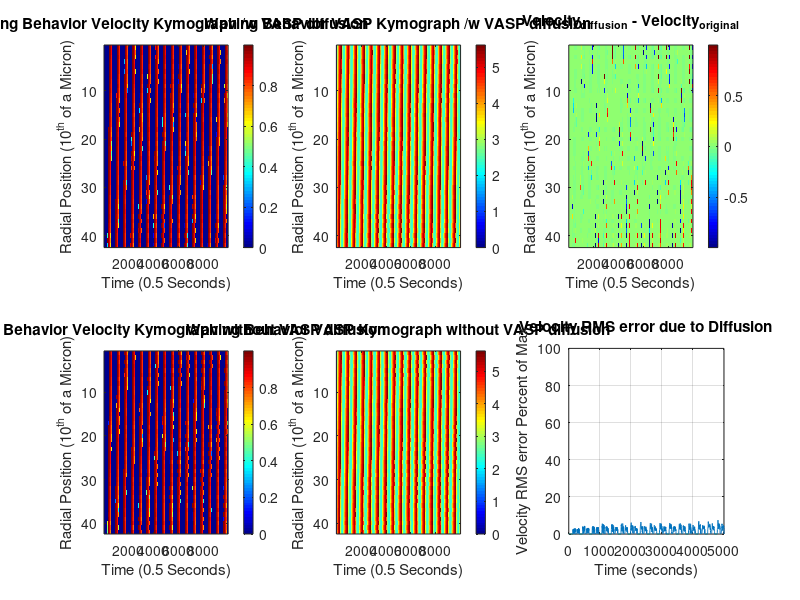

This figure's MATLAB source:
%% BENG 227 MIDTERM PROJECT Evan Masutani
%% HOUSEKEEPING
clear all;
close all;
clc;
%% SIMULATION RUN PARAMETERS
% step sizes
dr = 1;
% Declare an isotropic spacer, dx
dx = dr;
dt = 0.1;
% limits; small size for replicating figures
R_dim = 40; %microns
T_dim = 500;
% N, +2 denotes phantom points to help with Neumann B.C.'s
N_r = round(R_dim / dr) + 2;
N_t = round(T_dim / dt);
tvec = 1:1:N_t;
%% CONSTANTS
R = 0.14;
delta = 0.8;
epsilon = 0.1;
K = 1;
eta_B = 1;
% eta_M and eta_A not clearly labeled
eta_M = 1;
eta_A = 1;
E = 0.1;
B0_c = 4;
theta = 0.2;
noise = 0.01;
% Additional diffusion term for VASP; define based on epsilon2 =
% D_A/cell_l^2/gamma
% VASP estimated diffusivity
D_A = 0.02; %um/sec
cell_l = 40; %um
gamma = 1; % sec
% Non-dimensionalized lateral diffusivity
epsilon2 = D_A / cell_l^2 / gamma * 2;
%% INITIAL CONDITIONS; refer to icy.m for usage
BMaxODE = 8.80342361002194;
BMinODE = 2.46024797933793;
AMaxODE = 5.79255834170108;
AMinODE = 2.26789894792708;
MMaxODE = 2.69213920749395;
MMinODE = 0.677418361848779;
B = noise * rand(N_r,N_t);
A = zeros(N_r,N_t);
M = zeros(N_r,N_t);
V = zeros(N_r,N_t);

% INITIAL CONDITIONS SENT BY AUTHORS
% DON'T YOU DARE TOUCH THESE I.C.s FOR BAM OR I'LL BAM YOU.
% SETS BASAL OSCILLATIONS, CAN OVERWRITE DOWNSTREAM
B(:,1) = BMaxODE * ones(N_r,1);
A(:,1) = AMaxODE * ones(N_r,1);
M(:,1) = zeros(N_r,1);

%% DEFINE ddr matrices; implicitly have Neumann programmed in

ddr = zeros(N_r,N_r);
for i=2:1:N_r-1
    ddr(i,i-1) = -1;
    ddr(i,i+1) = 1;
end
ddr = 1 / (2*dx) * ddr;

%% DEFINE d2dr2 matrix; implicitly have Neumann programmed in
d2dr2 = zeros(N_r,N_r);
for i=2:1:N_r-1
    d2dr2(i,i-1) = 1;
    d2dr2(i,i) = -2;
    d2dr2(i,i+1) = 1;
end
d2dr2 = 1 / (dx.^2) * d2dr2;

delta_ct = 1;
R_ct = 1;
R_iter = 0:0.02:0.24;
d_iter = 0.6:0.05:1;
% %% RUN WITH BOUNDARY CONDITIONS; targeted plots
% for R = R_iter
%     delta_ct = 1;
%     for delta = d_iter
%         B = noise * rand(N_r,N_t);
%         A = zeros(N_r,N_t);
%         M = zeros(N_r,N_t);
%         V = zeros(N_r,N_t);
%         % INITIAL CONDITIONS SENT BY AUTHORS
%         % DON'T YOU DARE TOUCH THESE I.C.s FOR BAM OR I'LL BAM YOU.
%         % SETS BASAL OSCILLATIONS, CAN OVERWRITE DOWNSTREAM
%         B(:,1) = BMaxODE * ones(N_r,1);
%         A(:,1) = AMaxODE * ones(N_r,1);
%         M(:,1) = zeros(N_r,1);
%         for t=1:1:N_t - 1
%             %% CALCULATE V
%             if sum(V(:,t)) > 0
%                 B_c = B0_c * (1 + E);
%             else
%                 B_c = B0_c;
%             end
%             V(:,t) = ones(N_r,1) - (B_c * ones(N_r,1) ./ B(:,t)).^8;
%             for vstep = 1:1:N_r
%                 if V(vstep,t) < 0
%                     V(vstep,t) = 0;
%                 end
%             end
%             % G is kinda weird, consider changing if fails
%             G = ones(N_r,1) + (A(:,t) .* B(:,t)) ./ (ones(N_r,1) + M(:,t) + K * B(:,t));
%             %% CALCULATE B
%             % No flux BC
%             B(1,t) = B(3,t);
%             B(N_r,t) = B(N_r - 2,t);
%             % No need to transpose since natively row vector
%             dBdx = ddr * B(:,t);
%             gdBdx = 1./G .* dBdx;
%             diffusion_B = epsilon^2 * ddr * gdBdx;
%             accumulation_B = ones(N_r,1) + eta_B * V(:,t);
%             loss_B = -B(:,t) ./ (G);
%             noise_B = noise * 2 * (rand(N_r,1) - ones(N_r,1));
%             B(:,t+1) = B(:,t) + dt/epsilon * (diffusion_B + accumulation_B + loss_B + noise_B);
%             
%             %% CALCULATE A
%             accumulation_A = ones(N_r,1) * delta;
%             % B.C. Neumann
%             A(1,t) = A(3,t);
%             A(N_r,t) = A(N_r - 2,t);
%             diffusion_A = epsilon2 * d2dr2 * A(:,t);
%             loss_A = -1 ./ (ones(N_r,1) + M(:,t) + K .* B(:,t)) .* (ones(N_r,1) + eta_A .* V(:,t) + eta_M .* M(:,t) .* V(:,t)) .* A(:,t);
%             A(:,t+1) = A(:,t) + dt * (accumulation_A + loss_A + diffusion_A);
%             %% CALCULATE M
%             accumulation_M = R * B(:,t);
%             loss_M = -1 * (ones(N_r,1) * theta + eta_M * V(:,t)) .* M(:,t);
%             M(:,t+1) = M(:,t) + dt * (accumulation_M + loss_M);
%         end
%         V_avg = mean(mean(V));
%         V_avg_plot(R_ct,delta_ct) = V_avg;
%         V_avg_plot_d(R_ct,delta_ct) = delta;
%         V_avg_plot_R(R_ct,delta_ct) = R;
%         delta_ct = delta_ct + 1;
%         V_norm = V/max(max(V));
%         B_norm = B/max(max(B));
%         A_norm = A/max(max(A));
%         M_norm = M/max(max(M));
%         tvec = 0:1:N_t-2;
%         rad_coor = round(size(V_norm,1)/2);
%         % Dimensionalize time
%         tvec = 5 * tvec * dt;
%         if R == 0.24 && delta == 0.6
%             figure
%             plot(tvec,V_norm(rad_coor,1:N_t-1),tvec,B_norm(rad_coor,1:N_t-1),...
%                 tvec,A_norm(rad_coor,1:N_t-1),tvec,M_norm(rad_coor,1:N_t-1),'LineWidth',3)
%             legend('V','B','A','M');
%             xlabel('Time (Seconds)');
%             ylabel('Normalized Quantity');
%             ylim([0 1.1])
%             grid on
%             title(['Stalled Behavior at a Radial Coordinate of ',...
%                 num2str(rad_coor/dr),' Microns']);
%             figure
%             imagesc(V(:,1:N_t-1))
%             xlabel('Time (Seconds)');
%             ylabel('Radial Position (10^{th} of a Micron)');
%             title('Stalled Behavior Velocity Kymograph');
%             colormap('jet')
%             colorbar
%         elseif R == 0 && delta == 1
%             figure
%             plot(tvec,V_norm(rad_coor,1:N_t-1),tvec,B_norm(rad_coor,1:N_t-1),...
%                 tvec,A_norm(rad_coor,1:N_t-1),tvec,M_norm(rad_coor,1:N_t-1),'LineWidth',3)
%             legend('V','B','A','M');
%             xlabel('Time (10^{th} of a Second)');
%             ylabel('Normalized Quantity');
%             ylim([0 1.1])
%             grid on
%             title(['Smoothly Motile Behavior at a Radial Coordinate of ',...
%                 num2str(rad_coor/dr),' Microns']);
%             figure
%             imagesc(V(:,1:N_t-1))
%             xlabel('Time (Seconds)');
%             ylabel('Radial Position (10^{th} of a Micron)');
%             title('Smoothly Motile Behavior Velocity Kymograph');
%             colormap('jet')
%             colorbar
%         elseif R == 0.12 && delta == 0.8
%             figure
%             plot(tvec,V_norm(rad_coor,1:N_t-1),tvec,B_norm(rad_coor,1:N_t-1),...
%                 tvec,A_norm(rad_coor,1:N_t-1),tvec,M_norm(rad_coor,1:N_t-1),'LineWidth',3)
%             legend('V','B','A','M');
%             xlabel('Time (10^{th} of a Second)');
%             ylabel('Normalized Quantity');
%             ylim([0 1.1])
%             grid on
%             title(['Waving Behavior at a Radial Coordinate of ',...
%                 num2str(rad_coor/dr),' Microns']);
%             figure
%             imagesc(V(:,1:N_t-1))
%             xlabel('Time (Seconds)');
%             ylabel('Radial Position (10^{th} of a Micron)');
%             title('Waving Behavior Velocity Kymograph');
%             colormap('jet')
%             colorbar
%         end
%     end
%     R_ct = R_ct+1;
%     
% end
% 
% %% Plot heatmap resembling figure 6
% % Flip plot up down to pictographically mirror the figure
% V_avg_plot = flipud(V_avg_plot);
% V_avg_plot_d = flipud(V_avg_plot_d);
% V_avg_plot_R = flipud(V_avg_plot_R);
% figure()
% imagesc(V_avg_plot)
% colormap('jet')
% colorbar
% ax = gca;
% ax.YTick = 1:1:length(R_iter);
% ax.YTickLabel = fliplr(R_iter);
% ax.XTick = 1:1:length(d_iter);
% ax.XTickLabel = d_iter;
% xlabel('VASP delivery rate (scaled units)')
% ylabel('Adh. maturation rate (scaled units)')
% title('Average velocity (normalized)')

%% RUN WITH GRADIENT I.C.: DIFFUSION
%% SIMULATION RUN PARAMETERS
% step sizes
dr = 1;
% Declare an isotropic spacer, dx
dx = dr;
dt = 0.1;
% limits; small size for replicating figures
R_dim = 40; %microns
T_dim = 1000;
% N, +2 denotes phantom points to help with Neumann B.C.'s
N_r = round(R_dim / dr) + 2;
N_t = round(T_dim / dt);
% Dimensionalize time
tvec = 0:1:N_t-1;
tvec = 5 * dt * tvec;
%% CONSTANTS
epsilon = 0.1;
K = 1;
eta_B = 1;
% eta_M and eta_A not clearly labeled
eta_M = 1;
eta_A = 1;
E = 0.1;
B0_c = 4;
theta = 0.2;
noise = 0.01;
% Additional diffusion term for VASP; define based on epsilon2 =
% D_A/cell_l^2/gamma
% VASP estimated diffusivity
D_A = 0.2; %um/sec
cell_l = 40; %um
gamma = 1; % sec
% Non-dimensionalized lateral diffusivity
epsilon2 = D_A / cell_l^2 / gamma * 2;
%% INITIAL CONDITIONS; refer to icy.m for usage
BMaxODE = 8.80342361002194;
BMinODE = 2.46024797933793;
AMaxODE = 5.79255834170108;
AMinODE = 2.26789894792708;
MMaxODE = 2.69213920749395;
MMinODE = 0.677418361848779;
B = noise * rand(N_r,N_t);
A = zeros(N_r,N_t);
M = zeros(N_r,N_t);
V = zeros(N_r,N_t);

% INITIAL CONDITIONS SENT BY AUTHORS
% DON'T YOU DARE TOUCH THESE I.C.s FOR BAM OR I'LL BAM YOU.
% SETS BASAL OSCILLATIONS, CAN OVERWRITE DOWNSTREAM
B(:,1) = BMaxODE * ones(N_r,1);
A(:,1) = AMaxODE * ones(N_r,1);
M(:,1) = zeros(N_r,1);
% RUN WITH BOUNDARY CONDITIONS; targeted plots
delta = 0.8;
R = 0.12;
B = noise * rand(N_r,N_t);
A = zeros(N_r,N_t);
M = zeros(N_r,N_t);
V = zeros(N_r,N_t);
% INITIAL CONDITIONS FOR GRADIENT
B(:,1) = BMaxODE * zeros(N_r,1);
A(:,1) = AMaxODE * zeros(N_r,1);
M(:,1) = zeros(N_r,1);
for i = 1:1:N_r
   B(i,1) = 3* BMaxODE / N_r * i;
%    A(i,1) = AMinODE; 
   M(i,1) = 3* AMaxODE / N_r * i;
end
for t=1:1:N_t - 1
    %% CALCULATE V
    if sum(V(:,t)) > 0
        B_c = B0_c * (1 + E);
    else
        B_c = B0_c;
    end
    V(:,t) = ones(N_r,1) - (B_c * ones(N_r,1) ./ B(:,t)).^8;
    for vstep = 1:1:N_r
        if V(vstep,t) < 0
            V(vstep,t) = 0;
        end
    end
    % G is kinda weird, consider changing if fails
    G = ones(N_r,1) + (A(:,t) .* B(:,t)) ./ (ones(N_r,1) + M(:,t) + K * B(:,t));
    %% CALCULATE B
    % No flux BC
    B(1,t) = B(3,t);
    B(N_r,t) = B(N_r - 2,t);
    % No need to transpose since natively row vector
    dBdx = ddr * B(:,t);
    gdBdx = 1./G .* dBdx;
    diffusion_B = epsilon^2 * ddr * gdBdx;
    accumulation_B = ones(N_r,1) + eta_B * V(:,t);
    loss_B = -B(:,t) ./ (G);
    noise_B = noise * 2 * (rand(N_r,1) - ones(N_r,1));
    B(:,t+1) = B(:,t) + dt/epsilon * (diffusion_B + accumulation_B + loss_B + noise_B);
    
    %% CALCULATE A
    accumulation_A = ones(N_r,1) * delta;
    % B.C. Neumann
    A(1,t) = A(3,t);
    A(N_r,t) = A(N_r - 2,t);
    diffusion_A = epsilon2 * d2dr2 * A(:,t);
    loss_A = -1 ./ (ones(N_r,1) + M(:,t) + K .* B(:,t)) .* (ones(N_r,1) + eta_A .* V(:,t) + eta_M .* M(:,t) .* V(:,t)) .* A(:,t);
    A(:,t+1) = A(:,t) + dt * (accumulation_A + loss_A + diffusion_A);
    %% CALCULATE M
    accumulation_M = R * B(:,t);
    loss_M = -1 * (ones(N_r,1) * theta + eta_M * V(:,t)) .* M(:,t);
    M(:,t+1) = M(:,t) + dt * (accumulation_M + loss_M);
end
V_avg = mean(mean(V));
V_avg_plot(R_ct,delta_ct) = V_avg;
V_avg_plot_d(R_ct,delta_ct) = delta;
V_avg_plot_R(R_ct,delta_ct) = R;
delta_ct = delta_ct + 1;
V_norm = V/max(max(V));
B_norm = B/max(max(B));
A_norm = A/max(max(A));
M_norm = M/max(max(M));
rad_coor = round(size(V_norm,1)/2);

figure
subplot(2,3,1)
imagesc(V(:,1:N_t-1))
xlabel('Time (0.5 Seconds)');
ylabel('Radial Position (10^{th} of a Micron)');
title('Waving Behavior Velocity Kymograph /w VASP diffusion');
colormap('jet')
colorbar
subplot(2,3,2)
imagesc(A(:,1:N_t-1))
xlabel('Time (0.5 Seconds)');
ylabel('Radial Position (10^{th} of a Micron)');
title('Waving Behavior VASP Kymograph /w VASP diffusion');
colormap('jet')
colorbar
V_diffusion = V;

%% TOGGLE ON/OFF TO MAKE VIDEOS (TAKES AWHILE TO RUN)


%% TRACK DISTANCE AFTER 1st WAVE (ARTIFICIAL EFFECTS DUE TO I.C.'s)
dista = zeros(size(V,1),N_t);
cell(:,1)=zeros(size(dista,1),1);
cell(:,2)=[1:size(dista,1)]';
toffset = 300;
for ii=[toffset:1:N_t]
    if ii > 1
        dista(:,ii) = dista(:,ii-1) + V_norm(:,ii-1) * dt;
    end
end
% Scale to micron
dista = 0.2 * dista;
% figure
% video1 = VideoWriter('lamellopodia_with_diffusion','MPEG-4');
% open(video1);
% for frame=1:25:size(dista,2)
% %     cell(:,1)=cell(:,1)-sum(dista(:,frame:frame+24),2)/(dt*25);
% %     plot(cell(:,1),cell(:,2),'k-');
%     plot(dista(:,frame),cell(:,2),'k-')
%     title('Leading Edge of Cell Simulated Movement');
%     ylabel('Distance along leading Edge (microns)')
%     xlabel('Position (microns)')
%     xlim([0 100]);
%     ylim([0 N_r]);
%     vidframe = getframe(gcf);
%     writeVideo(video1,vidframe);
% end
% close(video1);
%% RUN WITH GRADIENT I.C.: NO DIFFUSION
% RUN WITH BOUNDARY CONDITIONS; targeted plots
delta = 0.8;
R = 0.12;
B = noise * rand(N_r,N_t);
A = zeros(N_r,N_t);
M = zeros(N_r,N_t);
V = zeros(N_r,N_t);
% INITIAL CONDITIONS FOR GRADIENT
B(:,1) = BMaxODE * zeros(N_r,1);
A(:,1) = AMaxODE * zeros(N_r,1);
M(:,1) = zeros(N_r,1);
for i = 1:1:N_r
   B(i,1) = 3* BMaxODE / N_r * i;
%    A(i,1) = AMinODE; 
   M(i,1) = 3* AMaxODE / N_r * i;
end
for t=1:1:N_t - 1
    %% CALCULATE V
    if sum(V(:,t)) > 0
        B_c = B0_c * (1 + E);
    else
        B_c = B0_c;
    end
    V(:,t) = ones(N_r,1) - (B_c * ones(N_r,1) ./ B(:,t)).^8;
    for vstep = 1:1:N_r
        if V(vstep,t) < 0
            V(vstep,t) = 0;
        end
    end
    % G is kinda weird, consider changing if fails
    G = ones(N_r,1) + (A(:,t) .* B(:,t)) ./ (ones(N_r,1) + M(:,t) + K * B(:,t));
    %% CALCULATE B
    % No flux BC
    B(1,t) = B(3,t);
    B(N_r,t) = B(N_r - 2,t);
    % No need to transpose since natively row vector
    dBdx = ddr * B(:,t);
    gdBdx = 1./G .* dBdx;
    diffusion_B = epsilon^2 * ddr * gdBdx;
    accumulation_B = ones(N_r,1) + eta_B * V(:,t);
    loss_B = -B(:,t) ./ (G);
    noise_B = noise * 2 * (rand(N_r,1) - ones(N_r,1));
    B(:,t+1) = B(:,t) + dt/epsilon * (diffusion_B + accumulation_B + loss_B + noise_B);
    
    %% CALCULATE A
    accumulation_A = ones(N_r,1) * delta;
    % B.C. Neumann
    A(1,t) = A(3,t);
    A(N_r,t) = A(N_r - 2,t);
    diffusion_A = 0 * d2dr2 * A(:,t);
    loss_A = -1 ./ (ones(N_r,1) + M(:,t) + K .* B(:,t)) .* (ones(N_r,1) + eta_A .* V(:,t) + eta_M .* M(:,t) .* V(:,t)) .* A(:,t);
    A(:,t+1) = A(:,t) + dt * (accumulation_A + loss_A + diffusion_A);
    %% CALCULATE M
    accumulation_M = R * B(:,t);
    loss_M = -1 * (ones(N_r,1) * theta + eta_M * V(:,t)) .* M(:,t);
    M(:,t+1) = M(:,t) + dt * (accumulation_M + loss_M);
end
%% TOGGLE ON/OFF TO MAKE VIDEOS (TAKES AWHILE TO RUN)
%% TRACK DISTANCE AFTER 1st WAVE (ARTIFICIAL EFFECTS DUE TO I.C.'s)
dista = zeros(size(V,1),N_t);
toffset = 300;
for ii=[toffset:1:N_t]
    if ii > 1
        dista(:,ii) = dista(:,ii-1) + V_norm(:,ii-1) * dt;
    end
end
% Scale to micron
dista = 0.2 * dista;
% figure
% video1 = VideoWriter('lamellopodia_no_diffusion','MPEG-4');
% open(video1);
% for frame=1:25:size(dista,2)
% %     cell(:,1)=cell(:,1)-sum(dista(:,frame:frame+24),2)/(dt*25);
% %     plot(cell(:,1),cell(:,2),'k-');
%     plot(dista(:,frame),cell(:,2),'k-')
%     title('Leading Edge of Cell Simulated Movement');
%     ylabel('Distance along leading Edge (microns)')
%     xlabel('Position (microns)')
%     xlim([0 100]);
%     ylim([0 N_r]);
%     vidframe = getframe(gcf);
%     writeVideo(video1,vidframe);
% end
% close(video1);
V_avg = mean(mean(V));
V_avg_plot(R_ct,delta_ct) = V_avg;
V_avg_plot_d(R_ct,delta_ct) = delta;
V_avg_plot_R(R_ct,delta_ct) = R;
delta_ct = delta_ct + 1;
V_norm = V/max(max(V));
B_norm = B/max(max(B));
A_norm = A/max(max(A));
M_norm = M/max(max(M));

rad_coor = round(size(V_norm,1)/2);
subplot(2,3,4)
imagesc(V(:,1:N_t-1))
xlabel('Time (0.5 Seconds)');
ylabel('Radial Position (10^{th} of a Micron)');
title('Waving Behavior Velocity Kymograph without VASP diffusion');
colormap('jet')
colorbar

subplot(2,3,5)
imagesc(A(:,1:N_t-1))
xlabel('Time (0.5 Seconds)');
ylabel('Radial Position (10^{th} of a Micron)');
title('Waving Behavior VASP Kymograph without VASP diffusion');
colormap('jet')
colorbar
V_orig = V;

%% Changes over time
subplot(2,3,3)
V_difference = V_orig - V_diffusion;
imagesc(V_difference(:,1:N_t-1))
xlabel('Time (0.5 Seconds)');
ylabel('Radial Position (10^{th} of a Micron)');
title('Velocity_d_i_f_f_u_s_i_o_n - Velocity_o_r_i_g_i_n_a_l');
colormap('jet')
colorbar

%% PLOT THE RMS
for tstep=1:1:N_t
    divisor = 1 / (N_r - 2);
    RMS(tstep) = divisor * sqrt(sum(V_difference(2:N_r-1,tstep).^2));
end
% Since Velocity Max = 1, scale to %
RMS = RMS * 100;
subplot(2,3,6)
plot(tvec,RMS)
title('Velocity RMS error due to Diffusion')
ylabel('Velocity RMS error Percent of Max')
xlabel('Time (seconds)')
grid on
ylim([0 100])